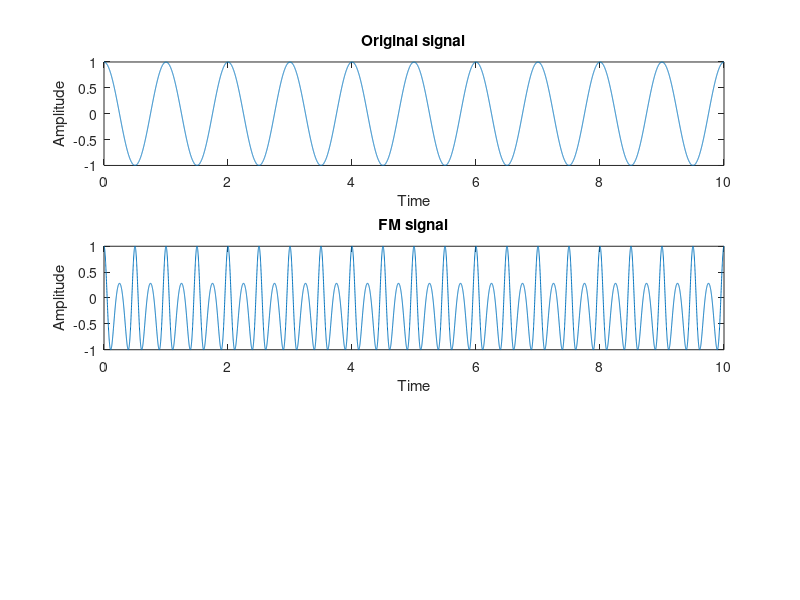

Recreate this plot in MATLAB. (Note: this script raises an error after producing the figure.)
clc
clear 
close all hidden

%% 0. Load parameters
%AP00_ParametersFerdi
Param.NtargetsAz = 11; % number of targets in each eta bin
Param.NtargetsRange = 11; % number of targets in each eta bin

% Frequency modulation : S(t)=Accos(2πfct+β∫m(t)dt)
% Pr = (Pt*(G^2)*(λ^2)*σ)/(((4π)^3)*(R^4))
% (SNR)_o = (Pt*(G^2)*(λ^2)*σ)/(((4π)^3)*k*Ts*B*L*(R^4))

%% FM Transmitter
fc      = 100e6; % Carrier freq = 100 MHz
fm      = 1;
beta    = 5;
tp      = 0:0.001:10;
message = cos(2*pi*fm*tp); %modulating signal, fm is message frequency
fm      = cos(2*pi*fc*tp+beta.*sin(2*pi*fm*tp)); % FM is modulated signal

figure(1)
subplot(3,1,1)
plot(tp, message);
title('Original signal');
xlabel('Time');
ylabel('Amplitude')

subplot(3,1,2)
plot(tp, fm);
title('FM signal');
xlabel('Time');
ylabel('Amplitude')

%% Radar Parameters
pt          = 100; % peak power in Watts
freq        = fc; % radar operating frequency in Hz
g           = 45.0; % antenna gain in dB
sigma       = 0.1; % radar cross section in m squared
b           = 5.0e+6; % radar operating bandwidth in Hz
nf          = 3.0; % noise figure in dB
loss        = 6.0; % radar losses in dB
range       = linspace(25e3,165e3,1000);
[pr, snr]   = radar_eq(pt, freq, g, sigma, b, nf, loss, range);
rangekm     = range ./ 1000;

subplot(3,1,3)
plot(rangekm,pr,'linewidth',1.5)
grid;
xlabel ('Detection range in km');
ylabel ('Pr in dBm');

%% 1. Passive SAR (FM Receiver)
%FP01_CreateSatGeometry
%FP02_FindSwath

%% 2. Active SAR (FM Transmitter)
%FP01_CreateSatGeometry
%FP02_FindSwath

%% 3. Find GRP
%geodetic2aer

%% 4. Generate spatial sampling points (Targets)
%FP03_GenerateTargets

%% 5. Get ground reflectivity
%FP04_GetGroundReflect

%% 6. Define the source waveform


%% 7. Generate base chirp 
%sb = 

%% 8. Select the Testing value for testing the script
%Testing

%% 9. Approx azimuth of the satellite to calculate the antenna pattern
%azimuth

%% 10. Reference sqd that will be used for template match filtering
%FP05_CalcReflectionBi --> at GRP

%% 11. Generate the reflected signal from the entire swath
%FP05_CalcReflectionBi --> at TargetLat and TargetLon

%% 12. Plot the raw unfocused SAR signal



%%%%%%%%%% Functions %%%%%%%%%%%%%%%%%%%%%%%%%%%%%%%%%%%%%%
function [pr, snr] = radar_eq(pt, freq, g, sigma, b, nf, loss, range)
% 
% (SNR)o = (Pt*(G^2)*(λ^2)*σ)/((4π)^3)*k*T0*B*F*L*(R^4)
c               = 3.0e+8; % speed of light
lambda          = c / freq; % wavelength
p_peak          = 10*log10(pt); % convert peak power to dB
lambda_sqdb     = 10*log10(lambda^2); % compute wavelength square in dB
sigmadb         = 10*log10(sigma); % convert sigma to dB
four_pi_cub     = 10*log10((4.0 * pi)^3); % (4pi)^3 in dB
k_db            = 10*log10(1.38e-23); % Boltzmann's constant in dB
to_db           = 10*log10(290); % noise temp. in dB
b_db            = 10*log10(b); % bandwidth in dB
range_pwr4_db   = 10*log10(range.^4); % vector of target range^4 in dB
% Implement Equation (1.83)
num = p_peak + g + g + lambda_sqdb + sigmadb;% nominator
den = four_pi_cub + k_db + to_db + b_db + nf + loss + range_pwr4_db;% denominator
snr = num - den;
pr = num - (four_pi_cub + range_pwr4_db);
end